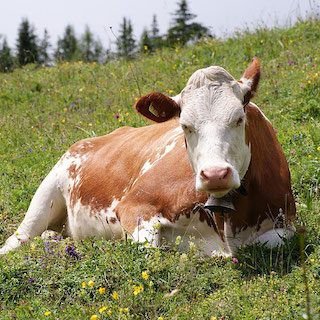
#> input picture unit-1/lesson-3/image1.jpg, 320 x 320 px
$ python img-rotate.py image1.jpg 5
#> lines starting #> are read from the running program, lines starting #| are printed output that depends on the picture
import sys
from PIL import Image

if len(sys.argv) != 3:
    print("Usage: python script.py <image_path> <rotation_degrees>")
    sys.exit(1)

try:
    img = Image.open(sys.argv[1])
#> img is the input picture: PIL image 320x320 RGB; mean R, G, B 142.8, 136.2, 99
    rotated_img = img.rotate(int(sys.argv[2]))
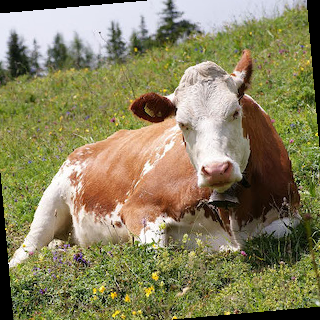
#> rotated_img: PIL image 320x320 RGB; mean R, G, B 136.7, 129.8, 94
    rotated_img.save("rotated-" + sys.argv[1])
    print(f"Rotated image saved as: rotated-{sys.argv[1]}")
except FileNotFoundError:
    print(f"Error: File {sys.argv[1]} not found.")
except ValueError:
    print("Error: Rotation degrees must be an integer.")
except Exception as e:
    print(f"An error occurred: {e}")

$ run again, on unit-1/lesson-3/ocean.jpg
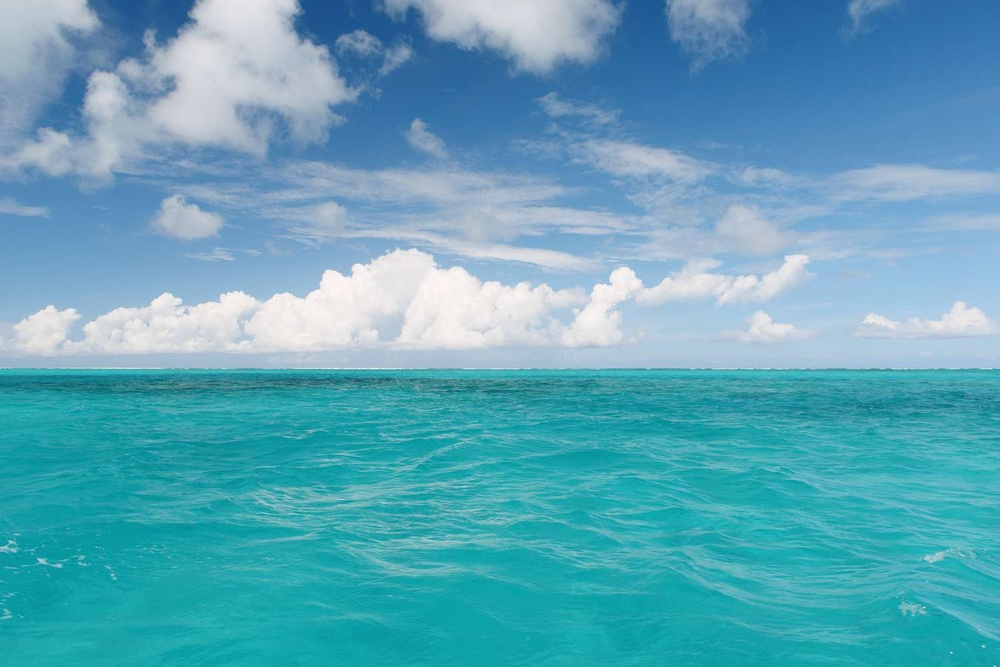
#> input picture unit-1/lesson-3/ocean.jpg, 1000 x 667 px, shrunk from 1500 x 1001 before the run
#> img is the input picture: PIL image 1000x667 RGB; mean R, G, B 92.4, 165.5, 185.8
#> `rotated_img = img.rotate(int(sys.argv[2]))`:
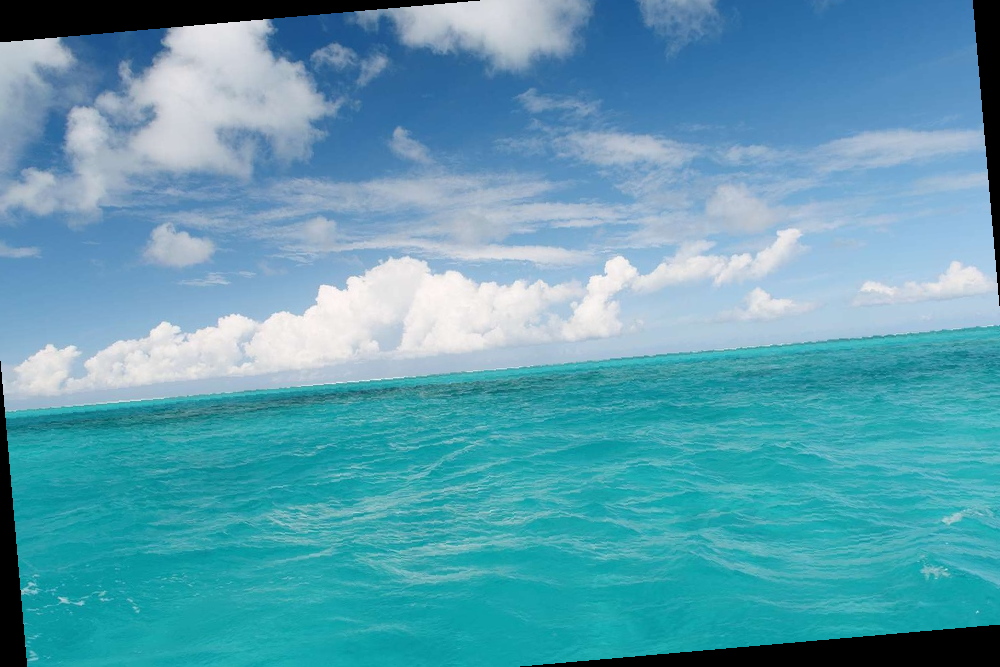
#> rotated_img: PIL image 1000x667 RGB; mean R, G, B 89.8, 159, 178.2

$ run again, on unit-1/lesson-3/rotated-ocean.jpg
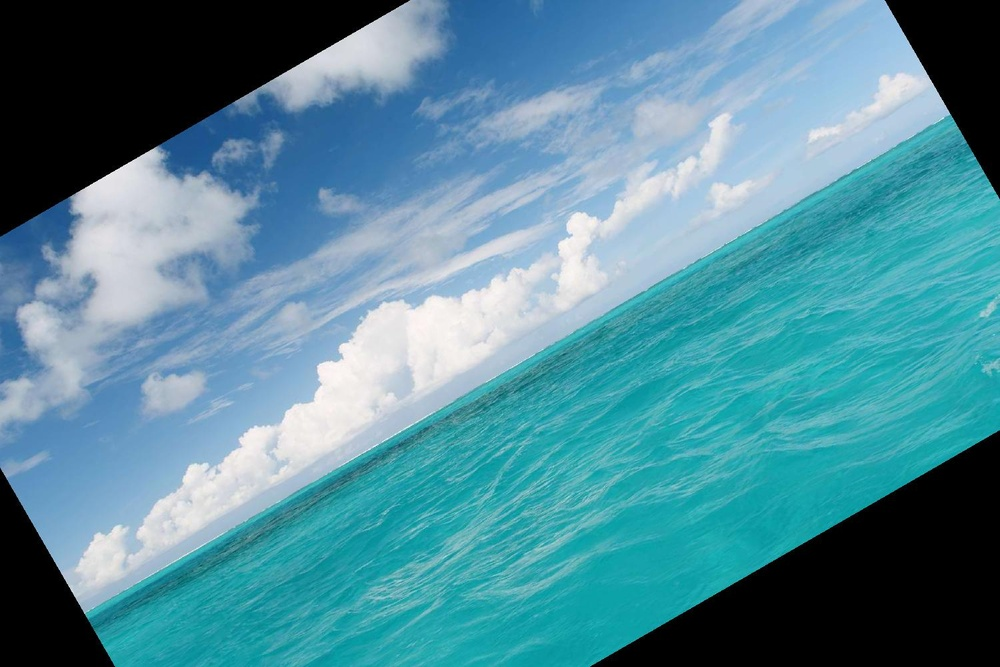
#> input picture unit-1/lesson-3/rotated-ocean.jpg, 1000 x 667 px, shrunk from 1500 x 1001 before the run
#> img is the input picture: PIL image 1000x667 RGB; mean R, G, B 82.3, 138.6, 154.2
#> `rotated_img = img.rotate(int(sys.argv[2]))`:
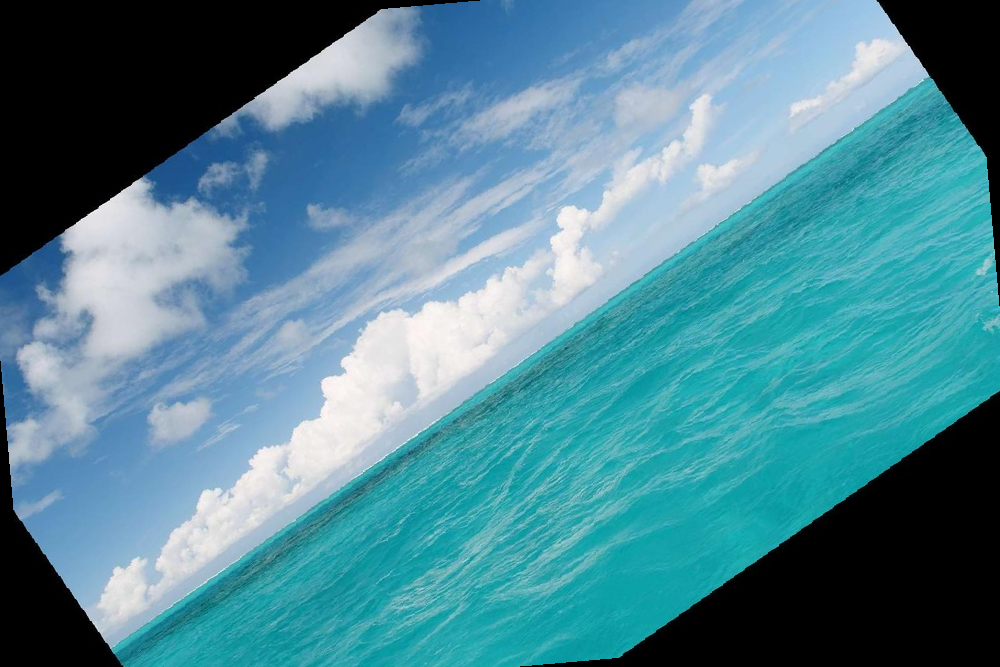
#> rotated_img: PIL image 1000x667 RGB; mean R, G, B 80.8, 135.4, 150.6
